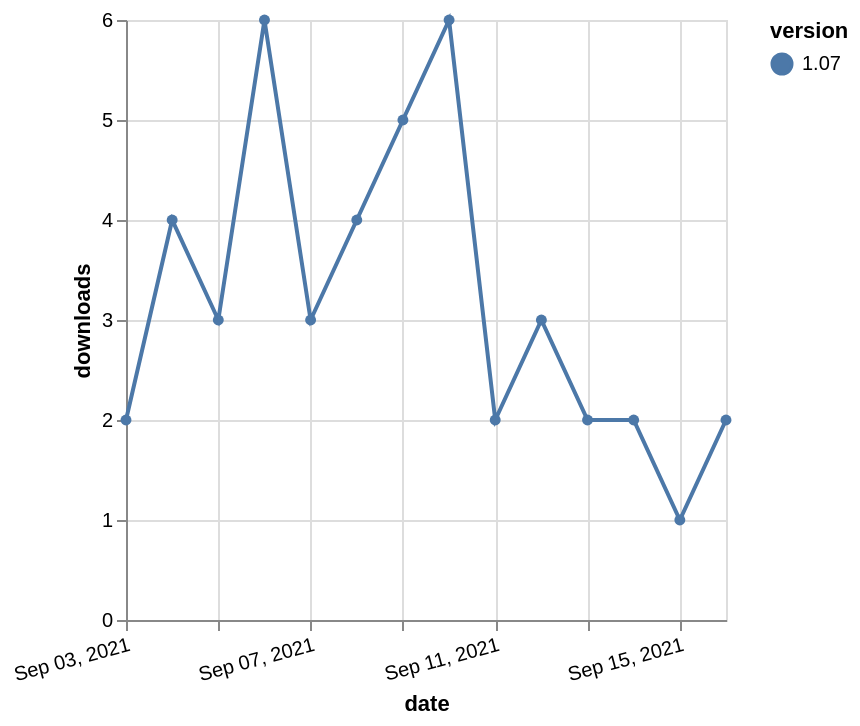

Here is the Vega-Lite specification saved for this chart:
### Vega-Lite specification from a JSON file in a GitHub repository (floating-point values rounded to 4 significant figures)
{"$schema": "https://vega.github.io/schema/vega-lite/v5.json", "description": "A simple bar chart with embedded data.", "data": {"values": [{"date": "2021-09-03", "total": 2423, "delta": 2, "version": "1.07"}, {"date": "2021-09-04", "total": 2427, "delta": 4, "version": "1.07"}, {"date": "2021-09-05", "total": 2430, "delta": 3, "version": "1.07"}, {"date": "2021-09-06", "total": 2436, "delta": 6, "version": "1.07"}, {"date": "2021-09-07", "total": 2439, "delta": 3, "version": "1.07"}, {"date": "2021-09-08", "total": 2443, "delta": 4, "version": "1.07"}, {"date": "2021-09-09", "total": 2448, "delta": 5, "version": "1.07"}, {"date": "2021-09-10", "total": 2454, "delta": 6, "version": "1.07"}, {"date": "2021-09-11", "total": 2456, "delta": 2, "version": "1.07"}, {"date": "2021-09-12", "total": 2459, "delta": 3, "version": "1.07"}, {"date": "2021-09-13", "total": 2461, "delta": 2, "version": "1.07"}, {"date": "2021-09-14", "total": 2463, "delta": 2, "version": "1.07"}, {"date": "2021-09-15", "total": 2464, "delta": 1, "version": "1.07"}, {"date": "2021-09-16", "total": 2466, "delta": 2, "version": "1.07"}]}, "width": "container", "mark": {"type": "line", "point": {"filled": true}}, "encoding": {"x": {"field": "date", "type": "temporal", "timeUnit": "yearmonthdate", "title": "date", "axis": {"labelAngle": -15}}, "y": {"field": "delta", "type": "quantitative", "title": "downloads"}, "color": {"field": "version", "type": "nominal"}, "tooltip": {"field": "delta"}}}
